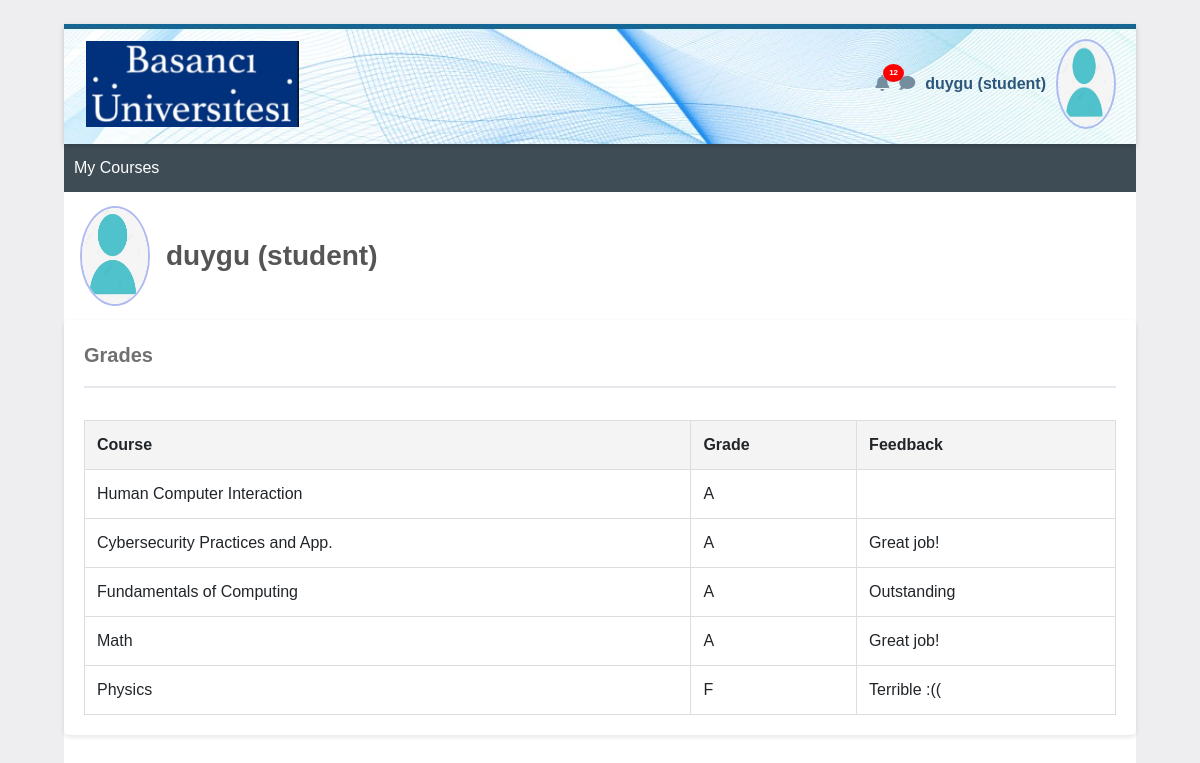
Before: /student/2/grades (signed in) with the older database file.
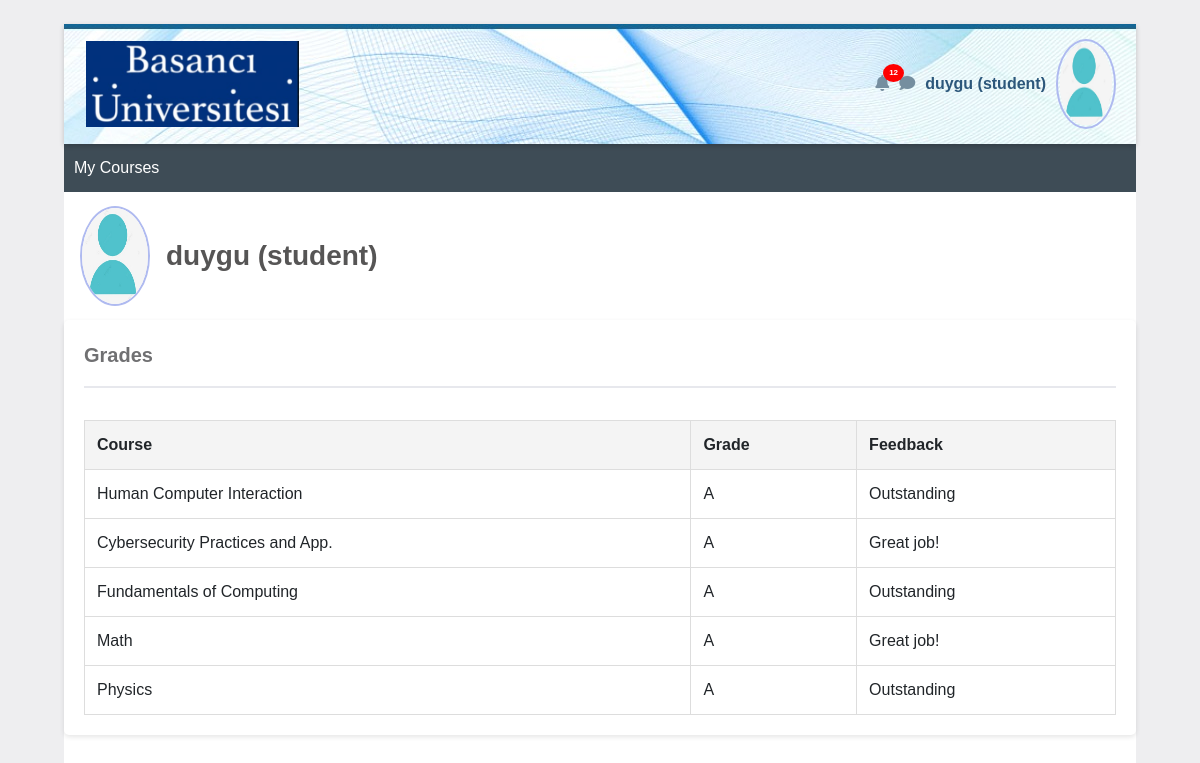
After: the same page with the newer database file.
### tables this page shows
CREATE TABLE grades (
        id INTEGER PRIMARY KEY,
        student_id INTEGER,
        course TEXT,
        grade TEXT,
        comments TEXT,
        FOREIGN KEY(student_id) REFERENCES users(id)
    );

### app/routes.py (the view)
@main.route('/student/<student_id>/grades')
def grades(student_id):
    conn = sqlite3.connect('vulnerable.db')
    c = conn.cursor()
    username=session['username']
    role=  session['role']
    c.execute(f"SELECT course, grade, comments FROM grades WHERE student_id='{student_id}'")
    courses = c.fetchall()
    conn.close()
    return render_template('grades.html', courses=courses, username= username, role=role, student_id=student_id)

### app/templates/grades.html (shortened to what this page needs)
<!DOCTYPE html>
<html lang="en">
<head>
    <link rel="stylesheet" href="https://stackpath.bootstrapcdn.com/bootstrap/4.5.2/css/bootstrap.min.css">
    <link rel="stylesheet" href="https://cdnjs.cloudflare.com/ajax/libs/font-awesome/5.15.4/css/all.min.css">
</head>
<body>
    <div class="initialBox">
        <div class="navbar">
            <div>
                <img src="{{ url_for('static', filename='logo.png') }}" alt="Logo">
            </div>
            <div class="user-profile">
                <div class="notification">
                    <i class="fas fa-bell icn"></i>
                    <span class="notification-badge">12</span>
                </div>
                <div >
                    <i class="fas fa-comment icn"></i>
                </div>
                <div class="user-profile" onclick="toggleDropdown()">
                <span class="user-name">{{ username }} <strong> ({{role}})</strong></span>
                <img src="{{ url_for('static', filename='user.png') }}" alt="Profile" class="profile-img">
                </div>
            </div>
        </div>
        <div class="middle-bar">
            <a class="course" href="{{ url_for('main.student_dashboard', student_id=student_id) }}">My Courses</a>
        </div>
        <div class="profWrapper">
            <img src="{{ url_for('static', filename='user.png') }}" alt="Profile" class="profPic">
            <span class="name">{{ username }} <strong> ({{role}})</strong></span>
        </div>
        <div class="grades-container">
            <div class="grades">Grades</div>
            <hr style="border: 1px solid rgb(231, 232, 237);  margin-bottom: 2rem;">
            <table>
                <thead>
                    <tr>
                        <th>Course</th>
                        <th>Grade</th>
                        <th>Feedback</th>
                    </tr>
                </thead>
                <tbody>
                    {% for course, grade, comment in courses %}
                    <tr>
                        <td>{{course}}</td>
                        <td>{{ grade  }}</td>
                        <td>{{ comment | safe  }}</td>
                    </tr>
                    {% endfor %}
                </tbody>
            </table>
        </div>
</body>
</html>

Changed rows visible on the page:
changed grades "Human Computer Interaction": comments (not shown) → "Outstanding"
changed grades "Physics": grade "F" → "A"; comments "Terrible :((" → "Outstanding"
